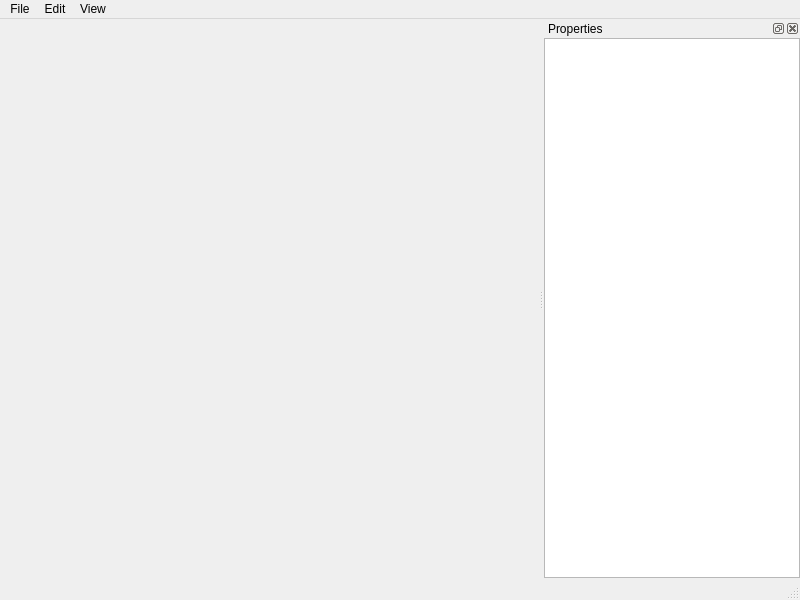
<?xml version="1.0" encoding="UTF-8"?>
<ui version="4.0">
 <class>MainWindow</class>
 <widget class="QMainWindow" name="MainWindow">
  <property name="geometry">
   <rect>
    <x>0</x>
    <y>0</y>
    <width>800</width>
    <height>600</height>
   </rect>
  </property>
  <property name="windowTitle">
   <string>MainWindow</string>
  </property>
  <widget class="QWidget" name="centralwidget">
   <layout class="QVBoxLayout" name="verticalLayout">
    <property name="leftMargin">
     <number>0</number>
    </property>
    <property name="topMargin">
     <number>0</number>
    </property>
    <property name="rightMargin">
     <number>0</number>
    </property>
    <property name="bottomMargin">
     <number>0</number>
    </property>
   </layout>
  </widget>
  <widget class="QMenuBar" name="menubar">
   <property name="geometry">
    <rect>
     <x>0</x>
     <y>0</y>
     <width>800</width>
     <height>21</height>
    </rect>
   </property>
   <widget class="QMenu" name="menuFile">
    <property name="title">
     <string>File</string>
    </property>
    <addaction name="actionNew_Render_Graph"/>
    <addaction name="actionOpen"/>
    <addaction name="actionRecent"/>
    <addaction name="separator"/>
    <addaction name="actionSave"/>
    <addaction name="actionSave_As"/>
    <addaction name="separator"/>
    <addaction name="actionExport"/>
    <addaction name="actionSave_Image"/>
    <addaction name="separator"/>
    <addaction name="actionQuit"/>
   </widget>
   <widget class="QMenu" name="menuEdit">
    <property name="title">
     <string>Edit</string>
    </property>
    <addaction name="actionUndo"/>
    <addaction name="actionRedo"/>
    <addaction name="separator"/>
    <addaction name="actionDelete"/>
   </widget>
   <widget class="QMenu" name="menuView">
    <property name="title">
     <string>View</string>
    </property>
    <addaction name="actionProperties"/>
   </widget>
   <addaction name="menuFile"/>
   <addaction name="menuEdit"/>
   <addaction name="menuView"/>
  </widget>
  <widget class="QStatusBar" name="statusbar"/>
  <widget class="QDockWidget" name="dockWidget">
   <property name="minimumSize">
    <size>
     <width>200</width>
     <height>111</height>
    </size>
   </property>
   <property name="windowTitle">
    <string>Properties</string>
   </property>
   <attribute name="dockWidgetArea">
    <number>2</number>
   </attribute>
   <widget class="QWidget" name="dockWidgetContents">
    <layout class="QVBoxLayout" name="verticalLayout_2">
     <property name="leftMargin">
      <number>0</number>
     </property>
     <property name="topMargin">
      <number>0</number>
     </property>
     <property name="rightMargin">
      <number>0</number>
     </property>
     <property name="bottomMargin">
      <number>0</number>
     </property>
     <item>
      <widget class="QTableView" name="tableView"/>
     </item>
    </layout>
   </widget>
  </widget>
  <action name="actionNew_Render_Graph">
   <property name="text">
    <string>New</string>
   </property>
  </action>
  <action name="actionOpen">
   <property name="text">
    <string>Open...</string>
   </property>
  </action>
  <action name="actionRecent">
   <property name="text">
    <string>Recent</string>
   </property>
  </action>
  <action name="actionSave">
   <property name="text">
    <string>Save</string>
   </property>
  </action>
  <action name="actionSave_As">
   <property name="text">
    <string>Save As...</string>
   </property>
  </action>
  <action name="actionExport">
   <property name="text">
    <string>Export</string>
   </property>
  </action>
  <action name="actionSave_Image">
   <property name="text">
    <string>Save Image...</string>
   </property>
  </action>
  <action name="actionQuit">
   <property name="text">
    <string>Quit</string>
   </property>
  </action>
  <action name="actionUndo">
   <property name="text">
    <string>Undo</string>
   </property>
  </action>
  <action name="actionRedo">
   <property name="text">
    <string>Redo</string>
   </property>
  </action>
  <action name="actionCut">
   <property name="text">
    <string>Cut</string>
   </property>
  </action>
  <action name="actionCopy">
   <property name="text">
    <string>Copy</string>
   </property>
  </action>
  <action name="actionPaste">
   <property name="text">
    <string>Paste</string>
   </property>
  </action>
  <action name="actionDelete">
   <property name="text">
    <string>Delete</string>
   </property>
  </action>
  <action name="actionProperties">
   <property name="checkable">
    <bool>true</bool>
   </property>
   <property name="checked">
    <bool>true</bool>
   </property>
   <property name="text">
    <string>Properties</string>
   </property>
  </action>
 </widget>
 <resources/>
 <connections/>
</ui>
